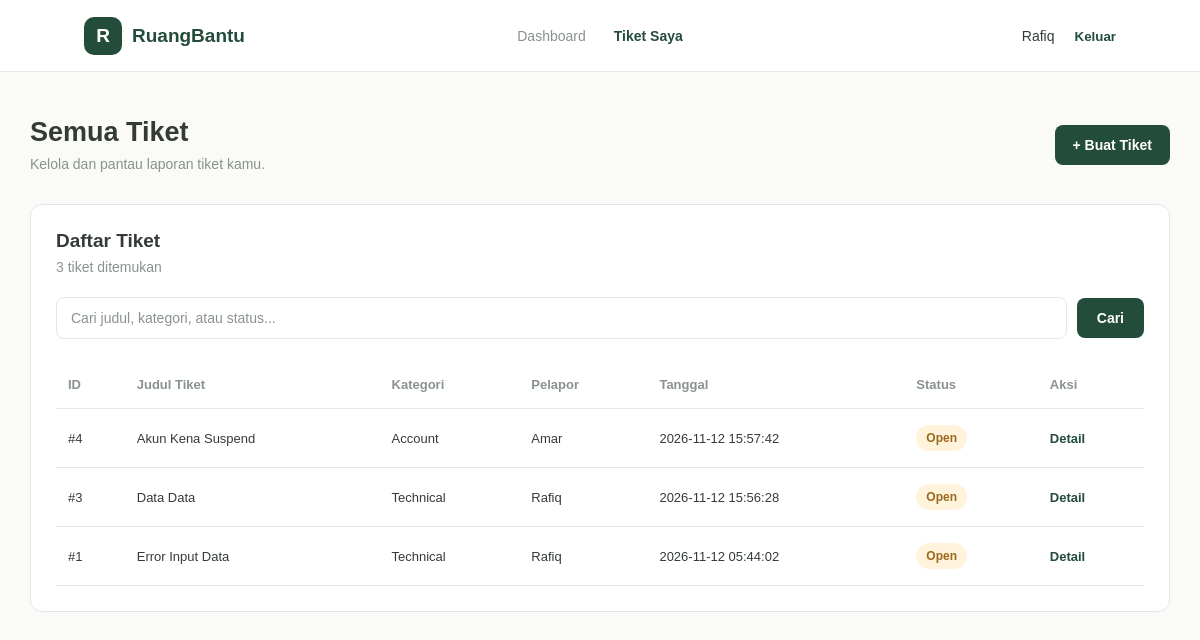
Before: /tickets (signed in) with the older database file.
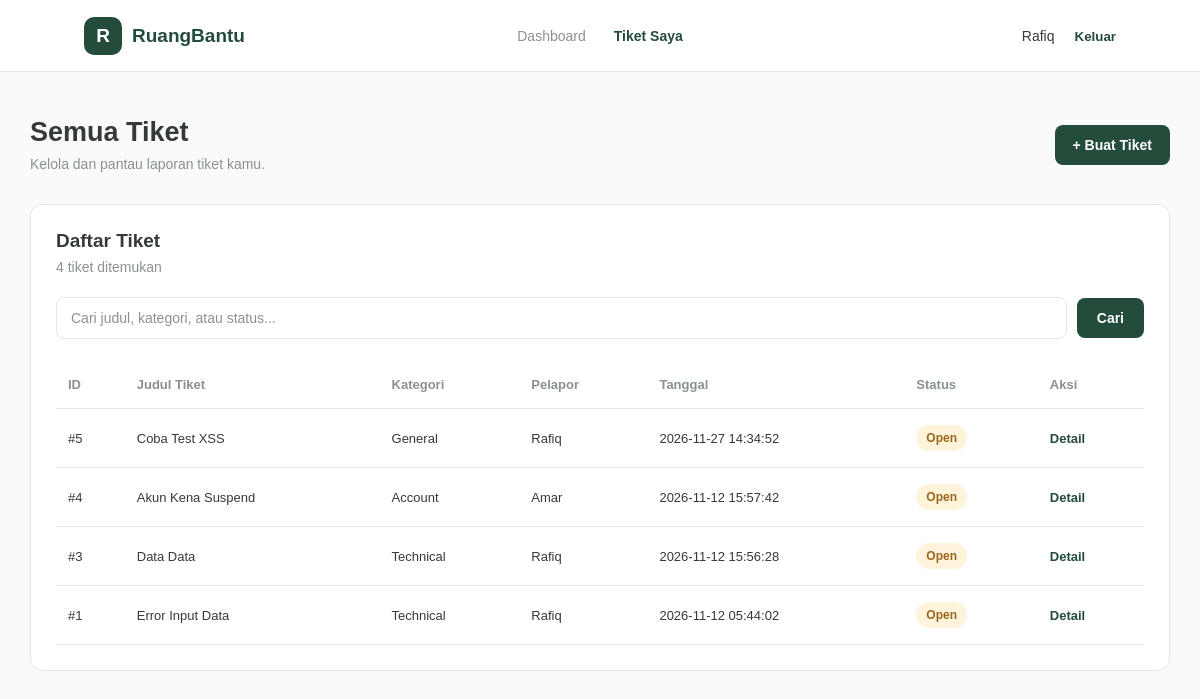
After: the same page with the newer database file.
### tables this page shows
CREATE TABLE users (
                id INTEGER PRIMARY KEY AUTOINCREMENT,
                username TEXT NOT NULL UNIQUE,
                email TEXT NOT NULL UNIQUE,
                password_hash TEXT NOT NULL,
                role TEXT NOT NULL DEFAULT 'user'
                    CHECK(role IN ('admin', 'user')),
                created_at TIMESTAMP DEFAULT CURRENT_TIMESTAMP
            , demo_password TEXT);

CREATE TABLE tickets (
                id INTEGER PRIMARY KEY AUTOINCREMENT,
                user_id INTEGER NOT NULL,
                title TEXT NOT NULL,
                category TEXT NOT NULL
                    CHECK(category IN (
                        'Technical', 'Account', 'General'
                    )),
                description_nonce TEXT NOT NULL,
                description TEXT NOT NULL,
                status TEXT NOT NULL DEFAULT 'Open'
                    CHECK(status IN (
                        'Open', 'In Progress', 'Closed'
                    )),
                created_at TIMESTAMP DEFAULT CURRENT_TIMESTAMP,

                FOREIGN KEY (user_id)
                    REFERENCES users(id)
                    ON DELETE CASCADE
            );

### app.py (the view, shortened to what this page needs)
@app.route("/tickets")
def my_tickets():
    if "user_id" not in session:
        return redirect(url_for("login"))
    search = request.args.get("search", "").strip()
    tickets = get_user_tickets(
        session["user_id"],
        session["role"]
    )
    return render_template(
        "tickets.html",
        tickets=tickets,
        search=search
    )

### db/connection.py (called while the page is built)
def get_db_connection():
    connection = sqlite3.connect(DATABASE_PATH)
    connection.row_factory = sqlite3.Row
    connection.execute("PRAGMA foreign_keys = ON")
    return connection

### db/ticket.py (called while the page is built, shortened)
def get_user_tickets(user_id, role):
    connection = get_db_connection()
    try:
        if role == "admin":
            tickets = connection.execute(
                """
                SELECT tickets.*, users.username
                FROM tickets
                JOIN users ON tickets.user_id = users.id
                ORDER BY tickets.created_at DESC
                """
            ).fetchall()
        return [dict(ticket) for ticket in tickets]
    finally:
        connection.close()

### templates/tickets.html (shortened to what this page needs)
<!DOCTYPE html>
<html lang="id">
<head>
    <link rel="stylesheet"
          href="{{ url_for('static', filename='css/style.css') }}">
</head>
<body>
    <header class="dashboard-navbar">
        <div class="nav-brand">
            <div class="brand-icon">R</div>
            <span>RuangBantu</span>
        </div>
        <nav class="nav-menu">
            <a href="{{ url_for('dashboard') }}">Dashboard</a>
            <a href="{{ url_for('my_tickets') }}" class="active">
                Tiket Saya
            </a>
        </nav>
        <div class="nav-account">
            <span>{{ session['username'] }}</span>
            <form action="{{ url_for('logout') }}" method="POST">
                <button type="submit">Keluar</button>
            </form>
        </div>
    </header>
    <main class="dashboard-container">
        <div class="dashboard-heading">
            <div>
                <h1>
                    {{ 'Semua Tiket' if session['role'] == 'admin' else 'Tiket Saya' }}
                </h1>
                <p>Kelola dan pantau laporan tiket kamu.</p>
            </div>
            <a href="{{ url_for('create_ticket') }}"
               class="create-ticket-button">
                + Buat Tiket
            </a>
        </div>
        <section class="ticket-section">
            <div class="section-heading">
                <h2>Daftar Tiket</h2>
                <p>{{ tickets|length }} tiket ditemukan</p>
            </div>
            <form method="GET"
                  action="{{ url_for('my_tickets') }}"
                  class="ticket-search">
                <input
                    type="search"
                    name="search"
                    placeholder="Cari judul, kategori, atau status..."
                    value="{{ search }}"
                >
                <button type="submit">Cari</button>
            </form>
            <div class="ticket-table-wrapper">
                <table class="ticket-table">
                    <thead>
                        <tr>
                            <th>ID</th>
                            <th>Judul Tiket</th>
                            <th>Kategori</th>
                            {% if session['role'] == 'admin' %}
                                <th>Pelapor</th>
                            {% endif %}
                            <th>Tanggal</th>
                            <th>Status</th>
                            <th>Aksi</th>
                        </tr>
                    </thead>
                    <tbody>
                        {% for ticket in tickets %}
                        <tr>
                            <td>#{{ ticket.id }}</td>
                            <td>{{ ticket.title }}</td>
                            <td>{{ ticket.category }}</td>
                            {% if session['role'] == 'admin' %}
                                <td>{{ ticket.username }}</td>
                            {% endif %}
                            <td>{{ ticket.created_at }}</td>
                            <td>
                                <span class="status {% if ticket.status == 'In Progress' %}progress{% else %}{{ ticket.status|lower }}{% endif %}">
                                    {{ ticket.status }}
                                </span>
                            </td>
                            <td>
                                <a href="{{ url_for('ticket_detail', ticket_id=ticket.id) }}"
                                   style="color: var(--primary); font-weight: 600; text-decoration: none;">
                                    Detail
                                </a>
                            </td>
                        </tr>
                        {% endfor %}
                    </tbody>
                </table>
            </div>
        </section>
    </main>
</body>
</html>

### static/css/style.css (style rules this page uses)
:root { --background: #FAFBF8; --primary: #244C3B; --sage: #DCE7DD; --mint: #EDF3ED; --text: #343B36; --muted: #89938B; --border: #E3E9E2; --white: #FFFFFF; }
* { margin: 0; padding: 0; box-sizing: border-box; }
body { font-family: Arial, sans-serif; background: var(--background); color: var(--text); }
.brand-icon { width: 38px; height: 38px; display: flex; justify-content: center; align-items: center; background: var(--primary); color: var(--white); border-radius: 10px; }
.dashboard-navbar { min-height: 72px; display: grid; grid-template-columns: 1fr 1fr 1fr; align-items: center; padding: 0 7%; background: var(--white); border-bottom: 1px solid var(--border); }
.nav-brand { display: flex; align-items: center; gap: 10px; color: var(--primary); font-size: 19px; font-weight: 700; }
.nav-menu { display: flex; justify-content: center; gap: 28px; }
.nav-menu a, .nav-account a { color: var(--muted); text-decoration: none; font-size: 14px; }
.nav-menu a.active { color: var(--primary); font-weight: 700; }
.nav-account { display: flex; justify-content: flex-end; align-items: center; gap: 20px; font-size: 14px; }
.nav-account button { color: var(--primary); font-weight: 600; background: none; border: none; cursor: pointer; }
.dashboard-container { max-width: 1200px; margin: 0 auto; padding: 45px 30px; }
.dashboard-heading { display: flex; justify-content: space-between; align-items: center; gap: 20px; margin-bottom: 32px; }
.dashboard-heading h1 { font-size: 27px; margin-bottom: 8px; }
.dashboard-heading p, .section-heading p { color: var(--muted); font-size: 14px; }
.create-ticket-button { padding: 12px 18px; background: var(--primary); color: var(--white); border-radius: 8px; text-decoration: none; font-size: 14px; font-weight: 600; }
.ticket-section { padding: 25px; background: var(--white); border: 1px solid var(--border); border-radius: 12px; }
.section-heading { margin-bottom: 22px; }
.section-heading h2 { font-size: 19px; margin-bottom: 7px; }
.ticket-table-wrapper { overflow-x: auto; }
.ticket-table { width: 100%; border-collapse: collapse; text-align: left; }
.ticket-table th, .ticket-table td { padding: 16px 12px; border-bottom: 1px solid var(--border); font-size: 13px; white-space: nowrap; }
.ticket-table th { color: var(--muted); font-weight: 600; }
.status { display: inline-block; padding: 6px 10px; border-radius: 20px; font-size: 12px; font-weight: 600; }
.status.open { background: #FFF3DC; color: #9A681C; }
.ticket-search { display: flex; align-items: center; gap: 10px; margin-bottom: 22px; }
.ticket-search input { flex: 1; min-width: 0; padding: 12px 14px; border: 1px solid var(--border); border-radius: 8px; outline: none; font-size: 14px; color: var(--text); background: var(--white); }
.ticket-search input::placeholder { color: var(--muted); }
.ticket-search button { padding: 12px 20px; border: none; border-radius: 8px; background: var(--primary); color: var(--white); font-size: 14px; font-weight: 600; cursor: pointer; }

Changed rows visible on the page:
added tickets: id "5", title "Coba Test XSS", category "General", username "Rafiq", created_at "2026-11-27 14:34:52", status "Open"
Other visible differences:
{{ tickets|length }}: "3" → "4"
